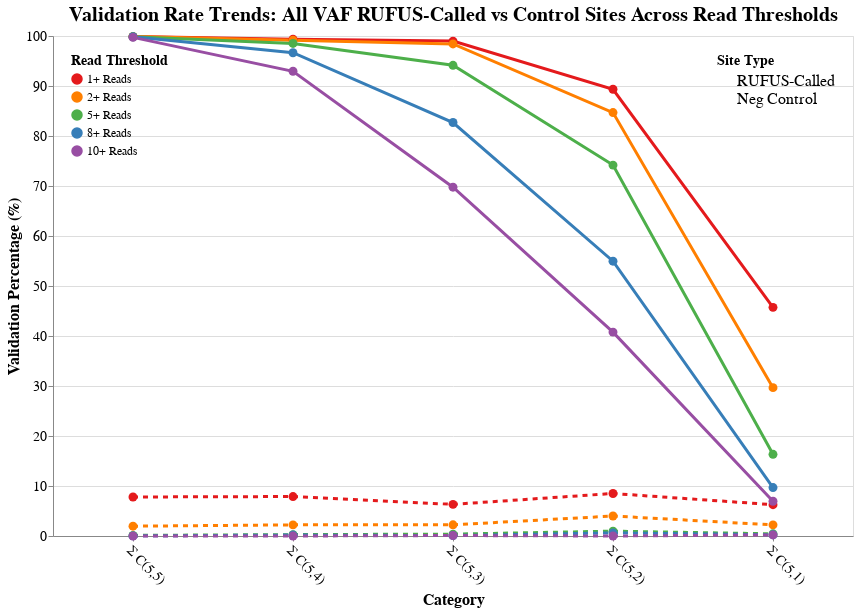

The notebook cell saved with this chart:
### Code cell
import altair as alt
import pandas as pd

# Your data arrays
pos_1plus=[4069, 1070, 1064, 1744, 8176]
neg_1plus=[318, 85, 68, 166, 1120]

pos_2plus=[4069, 1068, 1058, 1653, 5305]
neg_2plus=[80, 24, 24, 78, 398]

pos_5plus=[4068, 1061, 1012, 1448, 2921]
neg_5plus=[5, 3, 4, 19, 77]

pos_8plus=[4068, 1041, 889, 1073, 1731]
neg_8plus=[1, 2, 1, 12, 45]

pos_10plus=[4063, 1001, 750, 796, 1242]
neg_10plus=[0, 0, 1, 0, 39]

# Total counts (same for all thresholds)
pos_totals = [4074, 1077, 1075, 1952, 17879]
neg_totals = [4074, 1077, 1075, 1952, 17879]

categories = ['Σ C(5,5)', 'Σ C(5,4)', 'Σ C(5,3)', 'Σ C(5,2)', 'Σ C(5,1)']

# Create comprehensive dataset for line chart
trend_data = []
datasets = {
    '1+ Reads': (pos_1plus, neg_1plus),
    '2+ Reads': (pos_2plus, neg_2plus),
    '5+ Reads': (pos_5plus, neg_5plus),
    '8+ Reads': (pos_8plus, neg_8plus),
    '10+ Reads': (pos_10plus, neg_10plus)
}

for threshold, (pos_validated, neg_validated) in datasets.items():
    for i, category in enumerate(categories):
        # Positive validation percentage
        pos_rate = (pos_validated[i] / pos_totals[i] * 100) if pos_totals[i] > 0 else 0
        trend_data.append({
            'category': category,
            'threshold': threshold,
            'validation_rate': pos_rate,
            'site_type': 'RUFUS-Called',
            'line_id': f'{threshold} RUFUS-Called',
            'validated_count': pos_validated[i],
            'total_count': pos_totals[i]
        })
        
        # Negative validation percentage
        neg_rate = (neg_validated[i] / neg_totals[i] * 100) if neg_totals[i] > 0 else 0
        trend_data.append({
            'category': category,
            'threshold': threshold,
            'validation_rate': neg_rate,
            'site_type': 'Control',
            'line_id': f'{threshold} Control',
            'validated_count': neg_validated[i],
            'total_count': neg_totals[i]
        })

trend_df = pd.DataFrame(trend_data)

# Create the single line chart with all 10 lines
line_chart = alt.Chart(trend_df).mark_line(
    strokeWidth=3,
    point=alt.OverlayMarkDef(size=80, filled=True)
).encode(
    x=alt.X('category:O', 
            title='Category',
            sort=['Σ C(5,5)', 'Σ C(5,4)', 'Σ C(5,3)', 'Σ C(5,2)', 'Σ C(5,1)'],
            axis=alt.Axis(labelAngle=45, labelFontSize=14, titleFontSize=16)),
    y=alt.Y('validation_rate:Q',
            title='Validation Percentage (%)',
            scale=alt.Scale(domain=[0, 100]),
            axis=alt.Axis(labelFontSize=14, titleFontSize=16)),
    color=alt.Color('threshold:N',
                    scale=alt.Scale(
                        domain=['1+ Reads', '2+ Reads', '5+ Reads', '8+ Reads', '10+ Reads'],
                        range=['#e41a1c', '#ff7f00', '#4daf4a', '#377eb8', '#984ea3']  # One color per threshold
                    ),
                    legend=alt.Legend(
                        title="Read Threshold",
                        titleFontSize=14,
                        labelFontSize=12,
                        orient='top-left'
                    )),
    strokeDash=alt.StrokeDash('site_type:N',
                            scale=alt.Scale(
                                domain=['RUFUS-Called', 'Control'],
                                range=[[0], [5,5]]  # Solid for RUFUS-Called, dashed for Control
                            ),
                            legend=alt.Legend(
                                title="Site Type",
                                titleFontSize=14,
                                labelFontSize=16,
                                orient='top-right',
                                symbolType='stroke',
                                symbolStrokeWidth=3,
                                values=['RUFUS-Called', 'Neg Control']
                            )),
    tooltip=['threshold:O', 'category:O', 'site_type:N', 'validation_rate:Q', 'validated_count:Q', 'total_count:Q']
).properties(
    width=800,
    height=500,
    title=alt.TitleParams(
        text="Validation Rate Trends: All VAF RUFUS-Called vs Control Sites Across Read Thresholds",
        fontSize=20,
        anchor="middle",
        fontWeight='bold',
    )
)

# Display the chart
line_chart.show()

# Optional: Save the chart
# line_chart.save('validation_trends.html')
# line_chart.save('validation_trends.png', scale_factor=2.0)

### Figure 1 — Vega-Lite specification as saved in the notebook (floating-point values rounded to 4 significant figures)
{"config": {"view": {"continuousWidth": 300, "continuousHeight": 300}}, "data": {"name": "data-b32bb6a23574c65c557b0c0a2fa524a3"}, "mark": {"type": "line", "point": {"filled": true, "size": 80}, "strokeWidth": 3}, "encoding": {"color": {"field": "threshold", "legend": {"labelFontSize": 12, "orient": "top-left", "title": "Read Threshold", "titleFontSize": 14}, "scale": {"domain": ["1+ Reads", "2+ Reads", "5+ Reads", "8+ Reads", "10+ Reads"], "range": ["#e41a1c", "#ff7f00", "#4daf4a", "#377eb8", "#984ea3"]}, "type": "nominal"}, "strokeDash": {"field": "site_type", "legend": {"labelFontSize": 16, "orient": "top-right", "symbolStrokeWidth": 3, "symbolType": "stroke", "title": "Site Type", "titleFontSize": 14, "values": ["RUFUS-Called", "Neg Control"]}, "scale": {"domain": ["RUFUS-Called", "Control"], "range": [[0], [5, 5]]}, "type": "nominal"}, "tooltip": [{"field": "threshold", "type": "ordinal"}, {"field": "category", "type": "ordinal"}, {"field": "site_type", "type": "nominal"}, {"field": "validation_rate", "type": "quantitative"}, {"field": "validated_count", "type": "quantitative"}, {"field": "total_count", "type": "quantitative"}], "x": {"axis": {"labelAngle": 45, "labelFontSize": 14, "titleFontSize": 16}, "field": "category", "sort": ["Σ C(5,5)", "Σ C(5,4)", "Σ C(5,3)", "Σ C(5,2)", "Σ C(5,1)"], "title": "Category", "type": "ordinal"}, "y": {"axis": {"labelFontSize": 14, "titleFontSize": 16}, "field": "validation_rate", "scale": {"domain": [0, 100]}, "title": "Validation Percentage (%)", "type": "quantitative"}}, "height": 500, "title": {"text": "Validation Rate Trends: All VAF RUFUS-Called vs Control Sites Across Read Thresholds", "anchor": "middle", "fontSize": 20, "fontWeight": "bold"}, "width": 800, "$schema": "https://vega.github.io/schema/vega-lite/v5.20.1.json", "datasets": {"data-b32bb6a23574c65c557b0c0a2fa524a3": [{"category": "Σ C(5,5)", "threshold": "1+ Reads", "validation_rate": 99.88, "site_type": "RUFUS-Called", "line_id": "1+ Reads RUFUS-Called", "validated_count": 4069, "total_count": 4074}, {"category": "Σ C(5,5)", "threshold": "1+ Reads", "validation_rate": 7.806, "site_type": "Control", "line_id": "1+ Reads Control", "validated_count": 318, "total_count": 4074}, {"category": "Σ C(5,4)", "threshold": "1+ Reads", "validation_rate": 99.35, "site_type": "RUFUS-Called", "line_id": "1+ Reads RUFUS-Called", "validated_count": 1070, "total_count": 1077}, {"category": "Σ C(5,4)", "threshold": "1+ Reads", "validation_rate": 7.892, "site_type": "Control", "line_id": "1+ Reads Control", "validated_count": 85, "total_count": 1077}, {"category": "Σ C(5,3)", "threshold": "1+ Reads", "validation_rate": 98.98, "site_type": "RUFUS-Called", "line_id": "1+ Reads RUFUS-Called", "validated_count": 1064, "total_count": 1075}, {"category": "Σ C(5,3)", "threshold": "1+ Reads", "validation_rate": 6.326, "site_type": "Control", "line_id": "1+ Reads Control", "validated_count": 68, "total_count": 1075}, {"category": "Σ C(5,2)", "threshold": "1+ Reads", "validation_rate": 89.34, "site_type": "RUFUS-Called", "line_id": "1+ Reads RUFUS-Called", "validated_count": 1744, "total_count": 1952}, {"category": "Σ C(5,2)", "threshold": "1+ Reads", "validation_rate": 8.504, "site_type": "Control", "line_id": "1+ Reads Control", "validated_count": 166, "total_count": 1952}, {"category": "Σ C(5,1)", "threshold": "1+ Reads", "validation_rate": 45.73, "site_type": "RUFUS-Called", "line_id": "1+ Reads RUFUS-Called", "validated_count": 8176, "total_count": 17879}, {"category": "Σ C(5,1)", "threshold": "1+ Reads", "validation_rate": 6.264, "site_type": "Control", "line_id": "1+ Reads Control", "validated_count": 1120, "total_count": 17879}, {"category": "Σ C(5,5)", "threshold": "2+ Reads", "validation_rate": 99.88, "site_type": "RUFUS-Called", "line_id": "2+ Reads RUFUS-Called", "validated_count": 4069, "total_count": 4074}, {"category": "Σ C(5,5)", "threshold": "2+ Reads", "validation_rate": 1.964, "site_type": "Control", "line_id": "2+ Reads Control", "validated_count": 80, "total_count": 4074}, {"category": "Σ C(5,4)", "threshold": "2+ Reads", "validation_rate": 99.16, "site_type": "RUFUS-Called", "line_id": "2+ Reads RUFUS-Called", "validated_count": 1068, "total_count": 1077}, {"category": "Σ C(5,4)", "threshold": "2+ Reads", "validation_rate": 2.228, "site_type": "Control", "line_id": "2+ Reads Control", "validated_count": 24, "total_count": 1077}, {"category": "Σ C(5,3)", "threshold": "2+ Reads", "validation_rate": 98.42, "site_type": "RUFUS-Called", "line_id": "2+ Reads RUFUS-Called", "validated_count": 1058, "total_count": 1075}, {"category": "Σ C(5,3)", "threshold": "2+ Reads", "validation_rate": 2.233, "site_type": "Control", "line_id": "2+ Reads Control", "validated_count": 24, "total_count": 1075}, {"category": "Σ C(5,2)", "threshold": "2+ Reads", "validation_rate": 84.68, "site_type": "RUFUS-Called", "line_id": "2+ Reads RUFUS-Called", "validated_count": 1653, "total_count": 1952}, {"category": "Σ C(5,2)", "threshold": "2+ Reads", "validation_rate": 3.996, "site_type": "Control", "line_id": "2+ Reads Control", "validated_count": 78, "total_count": 1952}, {"category": "Σ C(5,1)", "threshold": "2+ Reads", "validation_rate": 29.67, "site_type": "RUFUS-Called", "line_id": "2+ Reads RUFUS-Called", "validated_count": 5305, "total_count": 17879}, {"category": "Σ C(5,1)", "threshold": "2+ Reads", "validation_rate": 2.226, "site_type": "Control", "line_id": "2+ Reads Control", "validated_count": 398, "total_count": 17879}, {"category": "Σ C(5,5)", "threshold": "5+ Reads", "validation_rate": 99.85, "site_type": "RUFUS-Called", "line_id": "5+ Reads RUFUS-Called", "validated_count": 4068, "total_count": 4074}, {"category": "Σ C(5,5)", "threshold": "5+ Reads", "validation_rate": 0.1227, "site_type": "Control", "line_id": "5+ Reads Control", "validated_count": 5, "total_count": 4074}, {"category": "Σ C(5,4)", "threshold": "5+ Reads", "validation_rate": 98.51, "site_type": "RUFUS-Called", "line_id": "5+ Reads RUFUS-Called", "validated_count": 1061, "total_count": 1077}, {"category": "Σ C(5,4)", "threshold": "5+ Reads", "validation_rate": 0.2786, "site_type": "Control", "line_id": "5+ Reads Control", "validated_count": 3, "total_count": 1077}, {"category": "Σ C(5,3)", "threshold": "5+ Reads", "validation_rate": 94.14, "site_type": "RUFUS-Called", "line_id": "5+ Reads RUFUS-Called", "validated_count": 1012, "total_count": 1075}, {"category": "Σ C(5,3)", "threshold": "5+ Reads", "validation_rate": 0.3721, "site_type": "Control", "line_id": "5+ Reads Control", "validated_count": 4, "total_count": 1075}, {"category": "Σ C(5,2)", "threshold": "5+ Reads", "validation_rate": 74.18, "site_type": "RUFUS-Called", "line_id": "5+ Reads RUFUS-Called", "validated_count": 1448, "total_count": 1952}, {"category": "Σ C(5,2)", "threshold": "5+ Reads", "validation_rate": 0.9734, "site_type": "Control", "line_id": "5+ Reads Control", "validated_count": 19, "total_count": 1952}, {"category": "Σ C(5,1)", "threshold": "5+ Reads", "validation_rate": 16.34, "site_type": "RUFUS-Called", "line_id": "5+ Reads RUFUS-Called", "validated_count": 2921, "total_count": 17879}, {"category": "Σ C(5,1)", "threshold": "5+ Reads", "validation_rate": 0.4307, "site_type": "Control", "line_id": "5+ Reads Control", "validated_count": 77, "total_count": 17879}, {"category": "Σ C(5,5)", "threshold": "8+ Reads", "validation_rate": 99.85, "site_type": "RUFUS-Called", "line_id": "8+ Reads RUFUS-Called", "validated_count": 4068, "total_count": 4074}, {"category": "Σ C(5,5)", "threshold": "8+ Reads", "validation_rate": 0.02455, "site_type": "Control", "line_id": "8+ Reads Control", "validated_count": 1, "total_count": 4074}, {"category": "Σ C(5,4)", "threshold": "8+ Reads", "validation_rate": 96.66, "site_type": "RUFUS-Called", "line_id": "8+ Reads RUFUS-Called", "validated_count": 1041, "total_count": 1077}, {"category": "Σ C(5,4)", "threshold": "8+ Reads", "validation_rate": 0.1857, "site_type": "Control", "line_id": "8+ Reads Control", "validated_count": 2, "total_count": 1077}, {"category": "Σ C(5,3)", "threshold": "8+ Reads", "validation_rate": 82.7, "site_type": "RUFUS-Called", "line_id": "8+ Reads RUFUS-Called", "validated_count": 889, "total_count": 1075}, {"category": "Σ C(5,3)", "threshold": "8+ Reads", "validation_rate": 0.09302, "site_type": "Control", "line_id": "8+ Reads Control", "validated_count": 1, "total_count": 1075}, {"category": "Σ C(5,2)", "threshold": "8+ Reads", "validation_rate": 54.97, "site_type": "RUFUS-Called", "line_id": "8+ Reads RUFUS-Called", "validated_count": 1073, "total_count": 1952}, {"category": "Σ C(5,2)", "threshold": "8+ Reads", "validation_rate": 0.6148, "site_type": "Control", "line_id": "8+ Reads Control", "validated_count": 12, "total_count": 1952}, {"category": "Σ C(5,1)", "threshold": "8+ Reads", "validation_rate": 9.682, "site_type": "RUFUS-Called", "line_id": "8+ Reads RUFUS-Called", "validated_count": 1731, "total_count": 17879}, {"category": "Σ C(5,1)", "threshold": "8+ Reads", "validation_rate": 0.2517, "site_type": "Control", "line_id": "8+ Reads Control", "validated_count": 45, "total_count": 17879}, {"category": "Σ C(5,5)", "threshold": "10+ Reads", "validation_rate": 99.73, "site_type": "RUFUS-Called", "line_id": "10+ Reads RUFUS-Called", "validated_count": 4063, "total_count": 4074}, {"category": "Σ C(5,5)", "threshold": "10+ Reads", "validation_rate": 0.0, "site_type": "Control", "line_id": "10+ Reads Control", "validated_count": 0, "total_count": 4074}, {"category": "Σ C(5,4)", "threshold": "10+ Reads", "validation_rate": 92.94, "site_type": "RUFUS-Called", "line_id": "10+ Reads RUFUS-Called", "validated_count": 1001, "total_count": 1077}, {"category": "Σ C(5,4)", "threshold": "10+ Reads", "validation_rate": 0.0, "site_type": "Control", "line_id": "10+ Reads Control", "validated_count": 0, "total_count": 1077}, {"category": "Σ C(5,3)", "threshold": "10+ Reads", "validation_rate": 69.77, "site_type": "RUFUS-Called", "line_id": "10+ Reads RUFUS-Called", "validated_count": 750, "total_count": 1075}, {"category": "Σ C(5,3)", "threshold": "10+ Reads", "validation_rate": 0.09302, "site_type": "Control", "line_id": "10+ Reads Control", "validated_count": 1, "total_count": 1075}, {"category": "Σ C(5,2)", "threshold": "10+ Reads", "validation_rate": 40.78, "site_type": "RUFUS-Called", "line_id": "10+ Reads RUFUS-Called", "validated_count": 796, "total_count": 1952}, {"category": "Σ C(5,2)", "threshold": "10+ Reads", "validation_rate": 0.0, "site_type": "Control", "line_id": "10+ Reads Control", "validated_count": 0, "total_count": 1952}, {"category": "Σ C(5,1)", "threshold": "10+ Reads", "validation_rate": 6.947, "site_type": "RUFUS-Called", "line_id": "10+ Reads RUFUS-Called", "validated_count": 1242, "total_count": 17879}, {"category": "Σ C(5,1)", "threshold": "10+ Reads", "validation_rate": 0.2181, "site_type": "Control", "line_id": "10+ Reads Control", "validated_count": 39, "total_count": 17879}]}}
